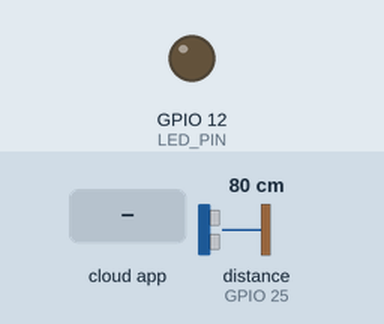
Simulated run of this sketch. Board: ESP32. On the bench: output pins drawn as LEDs (lit = HIGH). Wiring (inferred from the names in the program): ultrasonic range finder: trigger GPIO 26; echo GPIO 25. The inputs (shaded band) are chosen by the test bench; at power-on: distance to the obstacle (sensor on GPIO 25) 80 cm. The echo pulse lasts 58.3 µs per cm; WiFi joins after 1.5 s; servers stay silent unless stated; no MQTT or app messages arrive unless stated; pins used as bus, display or sensor lines are not drawn; what the sketch prints to the serial monitor is not drawn.

Above: at 2.7 s.
2.8 s: the phone or cloud app sets boton-led to ON
At 3.1 s:
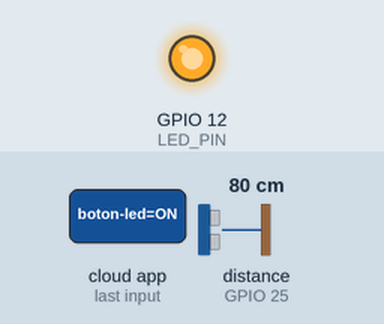
6.5 s: the phone or cloud app sets boton-led to 0
At 7.7 s:
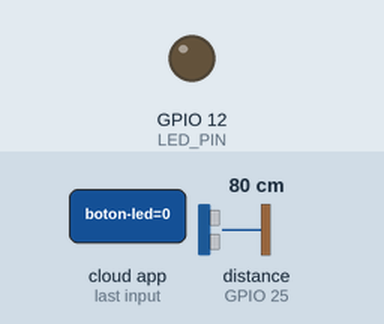
8.0 s: distance to the obstacle (sensor on GPIO 25) set to 22 cm
9.6 s: distance to the obstacle (sensor on GPIO 25) set to 19 cm
At 10.1 s:
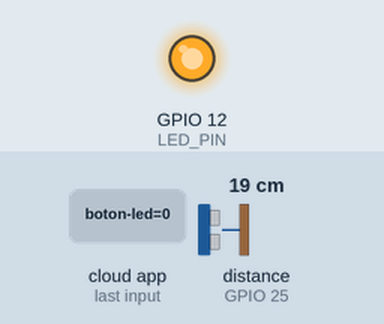
Timing chart, 0 to 12.1 s (numbered marks = the images above; inputs shaded):
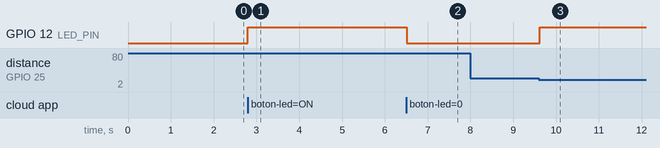

Measured:
- the behaviour switches between 21 and 20 cm on distance to the obstacle (sensor on GPIO 25) (found by bisection; images 2 and 3)
- after the input at 2.8 s, GPIO 12 (LED_PIN): LOW → HIGH at once
- after the input at 6.5 s, GPIO 12 (LED_PIN): HIGH → LOW at once
- after the input at 8.0 s, every drawn part: stays the same
- after the input at 9.6 s, GPIO 12 (LED_PIN): LOW → HIGH at once

The sketch:

ultrasonico_adafruit_led.ino
```cpp
#include <WiFi.h>
#include "Adafruit_MQTT.h"
#include "Adafruit_MQTT_Client.h"

#define WLAN_SSID       "WIFI"
#define WLAN_PASS       "WIFI_PASSWORD"

#define AIO_SERVER      "io.adafruit.com"
#define AIO_SERVERPORT  1883
#define AIO_USERNAME    ""
#define AIO_KEY         ""

const int TRIGER_PIN = 26;
const int ECHO_PIN = 25;
const int LED_PIN = 12;

bool ledPorDistancia = false;
bool ledManual = false;

const float UMBRAL_CM = 20.0;

const unsigned long INTERVALO_MEDICION = 500;
const unsigned long INTERVALO_PUBLICACION = 5000;
const unsigned long INTERVALO_PING = 60000;

unsigned long ultimaMedicion = 0;
unsigned long ultimaPublicacion = 0;
unsigned long ultimoPing = 0;

float ultimaDistancia = -1.0;

WiFiClient client;
Adafruit_MQTT_Client mqtt(&client, AIO_SERVER, AIO_SERVERPORT, AIO_USERNAME, AIO_KEY);

Adafruit_MQTT_Publish distancia_pub = Adafruit_MQTT_Publish(&mqtt, AIO_USERNAME "/feeds/distancia");
Adafruit_MQTT_Subscribe led_sub = Adafruit_MQTT_Subscribe(&mqtt, AIO_USERNAME "/feeds/boton-led");

void actualizarLed() {
  if (ledPorDistancia || ledManual) {
    digitalWrite(LED_PIN, HIGH);
  } else {
    digitalWrite(LED_PIN, LOW);
  }
}

void ledCallback(char *data, uint16_t len) {
  Serial.print(F("Mensaje recibido desde Adafruit: "));
  Serial.println(data);

  if (strcmp(data, "ON") == 0 || strcmp(data, "1") == 0) {
    ledManual = true;
  } else if (strcmp(data, "OFF") == 0 || strcmp(data, "0") == 0) {
    ledManual = false;
  }

  actualizarLed();
}

void MQTT_connect() {
  int8_t ret;
  if (mqtt.connected()) {
    return;
  }

  Serial.print(F("Conectando a MQTT... "));
  while ((ret = mqtt.connect()) != 0) {
    Serial.println(mqtt.connectErrorString(ret));
    Serial.println(F("Reintentando conexion en 5 segundos..."));
    mqtt.disconnect();
    delay(5000);
  }
  Serial.println(F("MQTT conectado"));
}

float leerDistanciaCm() {
  digitalWrite(TRIGER_PIN, LOW);
  delayMicroseconds(2);

  digitalWrite(TRIGER_PIN, HIGH);
  delayMicroseconds(10);
  digitalWrite(TRIGER_PIN, LOW);

  long duracion = pulseIn(ECHO_PIN, HIGH, 30000);

  if (duracion == 0) {
    return -1.0;
  }
  return duracion * 0.0343 / 2.0;
}

void setup() {
  Serial.begin(115200);
  delay(10);

  pinMode(TRIGER_PIN, OUTPUT);
  pinMode(ECHO_PIN, INPUT);
  pinMode(LED_PIN, OUTPUT);
  digitalWrite(LED_PIN, LOW);

  Serial.println(F("Conectando a Wi-Fi..."));
  WiFi.begin(WLAN_SSID, WLAN_PASS);
  while (WiFi.status() != WL_CONNECTED) {
    delay(500);
    Serial.print(".");
  }
  Serial.println(F("\nWi-Fi conectado"));

  led_sub.setCallback(ledCallback);
  mqtt.subscribe(&led_sub);
}

void loop() {
  MQTT_connect();
  mqtt.processPackets(100);

  if (millis() - ultimaMedicion >= INTERVALO_MEDICION) {
  ultimaMedicion = millis();

  float distanciaCm = leerDistanciaCm();

  if (distanciaCm < 0) {
    Serial.println(F("Sin objetos cerca"));
    ultimaDistancia = -1.0;
    ledPorDistancia = false;
  } else {
    Serial.print(distanciaCm);
    Serial.println(F(" cm"));
    ultimaDistancia = distanciaCm;

    if (distanciaCm < UMBRAL_CM) {
      ledPorDistancia = true;
    } else {
      ledPorDistancia = false;
    }
  }

  actualizarLed();
}

  if (millis() - ultimaPublicacion >= INTERVALO_PUBLICACION) {
    ultimaPublicacion = millis();

    if (ultimaDistancia >= 0) {
      Serial.print(F("Publicando distancia... "));
      if (distancia_pub.publish((double)ultimaDistancia)) {
        Serial.println(F("publicado"));
      } else {
        Serial.println(F("fallo al publicar"));
      }
    }
  }

  if (millis() - ultimoPing >= INTERVALO_PING) {
    ultimoPing = millis();
    if (!mqtt.ping()) {
      mqtt.disconnect();
    }
  }
}
```
